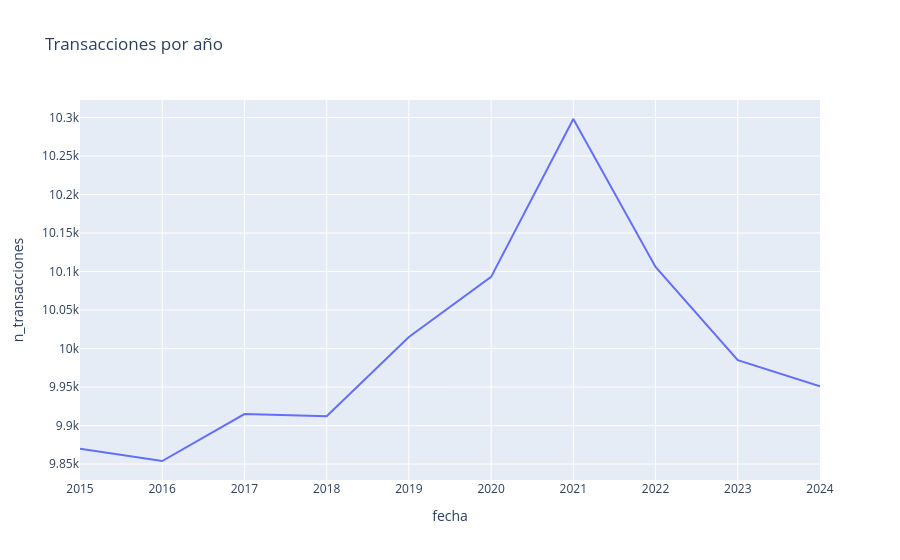

Write notebook code for a chart like this one.
### Markdown cell above
Plotlyb

### Code cell
fig_px = px.line(year_transaction, x='fecha', y='n_transacciones', title='Transacciones por año')
fig_px.show()

### Figure 1 — Plotly figure (JSON) as saved in the notebook; plotly's stock layout.template omitted (floating-point values rounded to 4 significant figures)
{"data": [{"hovertemplate": "fecha=%{x}<br>n_transacciones=%{y}<extra></extra>", "legendgroup": "", "line": {"color": "#636efa", "dash": "solid"}, "marker": {"symbol": "circle"}, "mode": "lines", "name": "", "orientation": "v", "showlegend": false, "type": "scatter", "x": [2015, 2016, 2017, 2018, 2019, 2020, 2021, 2022, 2023, 2024], "xaxis": "x", "y": [9870, 9854, 9915, 9912, 10015, 10093, 10298, 10106, 9985, 9951], "yaxis": "y"}], "layout": {"legend": {"tracegroupgap": 0}, "title": {"text": "Transacciones por año"}, "xaxis": {"anchor": "y", "domain": [0, 1], "title": {"text": "fecha"}}, "yaxis": {"anchor": "x", "domain": [0, 1], "title": {"text": "n_transacciones"}}}}
